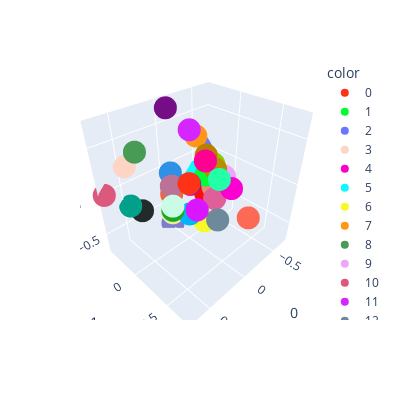

Write notebook code for a chart like this one.
### Markdown cell above
The simplex is a 4D structure, representing probability distributions over 5 hidden states, so we project down to 3D using PCA for visualization.

### Code cell
def run_visualization_pca(beliefs):
    pca = PCA(n_components=3)
    pca.fit(beliefs)

    return pca

def visualize_ground_truth_simplex_3d(beliefs, belief_labels, pca):

    beliefs_pca = pca.transform(beliefs)

    colors = px.colors.qualitative.Light24 + px.colors.qualitative.Dark24 + px.colors.qualitative.Plotly
    fig = px.scatter_3d(beliefs_pca, x=0, y=1, z=2,
                        color=[str(i) for i in belief_labels],
                        color_discrete_sequence=colors)
    fig.update_layout(width=400, height=400)
    fig.show()

vis_pca = run_visualization_pca(list(msp_belief_index.keys()))
index = list(msp_belief_index.values())
visualize_ground_truth_simplex_3d(list(msp_belief_index.keys()),
                                  list(msp_belief_index.values()),
                                  vis_pca)

### Figure 1 — Plotly figure (JSON) as saved in the notebook; plotly's stock layout.template omitted (floating-point values rounded to 4 significant figures)
{"data": [{"hovertemplate": "color=0<br>0=%{x}<br>1=%{y}<br>2=%{z}<extra></extra>", "legendgroup": "0", "marker": {"color": "#FD3216", "symbol": "circle"}, "mode": "markers", "name": "0", "scene": "scene", "showlegend": true, "type": "scatter3d", "x": [0.1768], "y": [0.2009], "z": [0.1768]}, {"hovertemplate": "color=1<br>0=%{x}<br>1=%{y}<br>2=%{z}<extra></extra>", "legendgroup": "1", "marker": {"color": "#00FE35", "symbol": "circle"}, "mode": "markers", "name": "1", "scene": "scene", "showlegend": true, "type": "scatter3d", "x": [-0.2357], "y": [0.01605], "z": [-7.871e-17]}, {"hovertemplate": "color=2<br>0=%{x}<br>1=%{y}<br>2=%{z}<extra></extra>", "legendgroup": "2", "marker": {"color": "#6A76FC", "symbol": "circle"}, "mode": "markers", "name": "2", "scene": "scene", "showlegend": true, "type": "scatter3d", "x": [-0.7071], "y": [-0.4166], "z": [-6.225e-16]}, {"hovertemplate": "color=3<br>0=%{x}<br>1=%{y}<br>2=%{z}<extra></extra>", "legendgroup": "3", "marker": {"color": "#FED4C4", "symbol": "circle"}, "mode": "markers", "name": "3", "scene": "scene", "showlegend": true, "type": "scatter3d", "x": [0.4714], "y": [-0.3746], "z": [0.2357]}, {"hovertemplate": "color=4<br>0=%{x}<br>1=%{y}<br>2=%{z}<extra></extra>", "legendgroup": "4", "marker": {"color": "#FE00CE", "symbol": "circle"}, "mode": "markers", "name": "4", "scene": "scene", "showlegend": true, "type": "scatter3d", "x": [-0.3536], "y": [-0.3537], "z": [-0.3536]}, {"hovertemplate": "color=5<br>0=%{x}<br>1=%{y}<br>2=%{z}<extra></extra>", "legendgroup": "5", "marker": {"color": "#0DF9FF", "symbol": "circle"}, "mode": "markers", "name": "5", "scene": "scene", "showlegend": true, "type": "scatter3d", "x": [-0.4714], "y": [-0.3746], "z": [-0.2357]}, {"hovertemplate": "color=6<br>0=%{x}<br>1=%{y}<br>2=%{z}<extra></extra>", "legendgroup": "6", "marker": {"color": "#F6F926", "symbol": "circle"}, "mode": "markers", "name": "6", "scene": "scene", "showlegend": true, "type": "scatter3d", "x": [-2.341e-16], "y": [0.2324], "z": [-0.3536]}, {"hovertemplate": "color=7<br>0=%{x}<br>1=%{y}<br>2=%{z}<extra></extra>", "legendgroup": "7", "marker": {"color": "#FF9616", "symbol": "circle"}, "mode": "markers", "name": "7", "scene": "scene", "showlegend": true, "type": "scatter3d", "x": [-0.4714], "y": [-0.3746], "z": [0.2357]}, {"hovertemplate": "color=8<br>0=%{x}<br>1=%{y}<br>2=%{z}<extra></extra>", "legendgroup": "8", "marker": {"color": "#479B55", "symbol": "circle"}, "mode": "markers", "name": "8", "scene": "scene", "showlegend": true, "type": "scatter3d", "x": [0.3536], "y": [-0.3537], "z": [0.3536]}, {"hovertemplate": "color=9<br>0=%{x}<br>1=%{y}<br>2=%{z}<extra></extra>", "legendgroup": "9", "marker": {"color": "#EEA6FB", "symbol": "circle"}, "mode": "markers", "name": "9", "scene": "scene", "showlegend": true, "type": "scatter3d", "x": [-0.3536], "y": [0.1694], "z": [-3.252e-16]}, {"hovertemplate": "color=10<br>0=%{x}<br>1=%{y}<br>2=%{z}<extra></extra>", "legendgroup": "10", "marker": {"color": "#DC587D", "symbol": "circle"}, "mode": "markers", "name": "10", "scene": "scene", "showlegend": true, "type": "scatter3d", "x": [0.7071], "y": [-0.4166], "z": [-2.776e-17]}, {"hovertemplate": "color=11<br>0=%{x}<br>1=%{y}<br>2=%{z}<extra></extra>", "legendgroup": "11", "marker": {"color": "#D626FF", "symbol": "circle"}, "mode": "markers", "name": "11", "scene": "scene", "showlegend": true, "type": "scatter3d", "x": [-0.3536], "y": [-0.3537], "z": [0.3536]}, {"hovertemplate": "color=12<br>0=%{x}<br>1=%{y}<br>2=%{z}<extra></extra>", "legendgroup": "12", "marker": {"color": "#6E899C", "symbol": "circle"}, "mode": "markers", "name": "12", "scene": "scene", "showlegend": true, "type": "scatter3d", "x": [-1.416e-16], "y": [0.4068], "z": [-0.2357]}, {"hovertemplate": "color=13<br>0=%{x}<br>1=%{y}<br>2=%{z}<extra></extra>", "legendgroup": "13", "marker": {"color": "#00B5F7", "symbol": "circle"}, "mode": "markers", "name": "13", "scene": "scene", "showlegend": true, "type": "scatter3d", "x": [0.1768], "y": [0.2009], "z": [-0.1768]}, {"hovertemplate": "color=14<br>0=%{x}<br>1=%{y}<br>2=%{z}<extra></extra>", "legendgroup": "14", "marker": {"color": "#B68E00", "symbol": "circle"}, "mode": "markers", "name": "14", "scene": "scene", "showlegend": true, "type": "scatter3d", "x": [-0.1768], "y": [0.2009], "z": [0.1768]}, {"hovertemplate": "color=15<br>0=%{x}<br>1=%{y}<br>2=%{z}<extra></extra>", "legendgroup": "15", "marker": {"color": "#C9FBE5", "symbol": "circle"}, "mode": "markers", "name": "15", "scene": "scene", "showlegend": true, "type": "scatter3d", "x": [0.3536], "y": [0.1694], "z": [-2.776e-17]}, {"hovertemplate": "color=16<br>0=%{x}<br>1=%{y}<br>2=%{z}<extra></extra>", "legendgroup": "16", "marker": {"color": "#FF0092", "symbol": "circle"}, "mode": "markers", "name": "16", "scene": "scene", "showlegend": true, "type": "scatter3d", "x": [-4.561e-16], "y": [0.2324], "z": [0.3536]}, {"hovertemplate": "color=17<br>0=%{x}<br>1=%{y}<br>2=%{z}<extra></extra>", "legendgroup": "17", "marker": {"color": "#22FFA7", "symbol": "circle"}, "mode": "markers", "name": "17", "scene": "scene", "showlegend": true, "type": "scatter3d", "x": [-2.896e-16], "y": [0.4068], "z": [0.2357]}, {"hovertemplate": "color=18<br>0=%{x}<br>1=%{y}<br>2=%{z}<extra></extra>", "legendgroup": "18", "marker": {"color": "#E3EE9E", "symbol": "circle"}, "mode": "markers", "name": "18", "scene": "scene", "showlegend": true, "type": "scatter3d", "x": [0.2357], "y": [0.01605], "z": [-0.2357]}, {"hovertemplate": "color=19<br>0=%{x}<br>1=%{y}<br>2=%{z}<extra></extra>", "legendgroup": "19", "marker": {"color": "#86CE00", "symbol": "circle"}, "mode": "markers", "name": "19", "scene": "scene", "showlegend": true, "type": "scatter3d", "x": [-0.2828], "y": [0.0774], "z": [0.1414]}, {"hovertemplate": "color=20<br>0=%{x}<br>1=%{y}<br>2=%{z}<extra></extra>", "legendgroup": "20", "marker": {"color": "#BC7196", "symbol": "circle"}, "mode": "markers", "name": "20", "scene": "scene", "showlegend": true, "type": "scatter3d", "x": [0.2828], "y": [0.0774], "z": [0.1414]}, {"hovertemplate": "color=21<br>0=%{x}<br>1=%{y}<br>2=%{z}<extra></extra>", "legendgroup": "21", "marker": {"color": "#7E7DCD", "symbol": "circle"}, "mode": "markers", "name": "21", "scene": "scene", "showlegend": true, "type": "scatter3d", "x": [-5.116e-16], "y": [-0.2907], "z": [-0.7071]}, {"hovertemplate": "color=22<br>0=%{x}<br>1=%{y}<br>2=%{z}<extra></extra>", "legendgroup": "22", "marker": {"color": "#FC6955", "symbol": "circle"}, "mode": "markers", "name": "22", "scene": "scene", "showlegend": true, "type": "scatter3d", "x": [4.348e-17], "y": [0.7555], "z": [-2.776e-17]}, {"hovertemplate": "color=23<br>0=%{x}<br>1=%{y}<br>2=%{z}<extra></extra>", "legendgroup": "23", "marker": {"color": "#E48F72", "symbol": "circle"}, "mode": "markers", "name": "23", "scene": "scene", "showlegend": true, "type": "scatter3d", "x": [-0.2828], "y": [0.0774], "z": [-0.1414]}, {"hovertemplate": "color=24<br>0=%{x}<br>1=%{y}<br>2=%{z}<extra></extra>", "legendgroup": "24", "marker": {"color": "#2E91E5", "symbol": "circle"}, "mode": "markers", "name": "24", "scene": "scene", "showlegend": true, "type": "scatter3d", "x": [0.2357], "y": [0.01605], "z": [0.2357]}, {"hovertemplate": "color=25<br>0=%{x}<br>1=%{y}<br>2=%{z}<extra></extra>", "legendgroup": "25", "marker": {"color": "#E15F99", "symbol": "circle"}, "mode": "markers", "name": "25", "scene": "scene", "showlegend": true, "type": "scatter3d", "x": [-0.1768], "y": [0.2009], "z": [-0.1768]}, {"hovertemplate": "color=26<br>0=%{x}<br>1=%{y}<br>2=%{z}<extra></extra>", "legendgroup": "26", "marker": {"color": "#1CA71C", "symbol": "circle"}, "mode": "markers", "name": "26", "scene": "scene", "showlegend": true, "type": "scatter3d", "x": [0.2828], "y": [0.0774], "z": [-0.1414]}, {"hovertemplate": "color=27<br>0=%{x}<br>1=%{y}<br>2=%{z}<extra></extra>", "legendgroup": "27", "marker": {"color": "#FB0D0D", "symbol": "circle"}, "mode": "markers", "name": "27", "scene": "scene", "showlegend": true, "type": "scatter3d", "x": [-0.2357], "y": [0.01605], "z": [-0.2357]}, {"hovertemplate": "color=28<br>0=%{x}<br>1=%{y}<br>2=%{z}<extra></extra>", "legendgroup": "28", "marker": {"color": "#DA16FF", "symbol": "circle"}, "mode": "markers", "name": "28", "scene": "scene", "showlegend": true, "type": "scatter3d", "x": [0.2357], "y": [0.3648], "z": [-2.776e-17]}, {"hovertemplate": "color=29<br>0=%{x}<br>1=%{y}<br>2=%{z}<extra></extra>", "legendgroup": "29", "marker": {"color": "#222A2A", "symbol": "circle"}, "mode": "markers", "name": "29", "scene": "scene", "showlegend": true, "type": "scatter3d", "x": [0.3536], "y": [-0.3537], "z": [-0.3536]}, {"hovertemplate": "color=30<br>0=%{x}<br>1=%{y}<br>2=%{z}<extra></extra>", "legendgroup": "30", "marker": {"color": "#B68100", "symbol": "circle"}, "mode": "markers", "name": "30", "scene": "scene", "showlegend": true, "type": "scatter3d", "x": [-0.2357], "y": [0.01605], "z": [0.2357]}, {"hovertemplate": "color=31<br>0=%{x}<br>1=%{y}<br>2=%{z}<extra></extra>", "legendgroup": "31", "marker": {"color": "#750D86", "symbol": "circle"}, "mode": "markers", "name": "31", "scene": "scene", "showlegend": true, "type": "scatter3d", "x": [-9.557e-16], "y": [-0.2907], "z": [0.7071]}, {"hovertemplate": "color=32<br>0=%{x}<br>1=%{y}<br>2=%{z}<extra></extra>", "legendgroup": "32", "marker": {"color": "#EB663B", "symbol": "circle"}, "mode": "markers", "name": "32", "scene": "scene", "showlegend": true, "type": "scatter3d", "x": [0.2357], "y": [0.01605], "z": [1.156e-16]}, {"hovertemplate": "color=33<br>0=%{x}<br>1=%{y}<br>2=%{z}<extra></extra>", "legendgroup": "33", "marker": {"color": "#511CFB", "symbol": "circle"}, "mode": "markers", "name": "33", "scene": "scene", "showlegend": true, "type": "scatter3d", "x": [-7.338e-18], "y": [0.01605], "z": [1.844e-17]}, {"hovertemplate": "color=34<br>0=%{x}<br>1=%{y}<br>2=%{z}<extra></extra>", "legendgroup": "34", "marker": {"color": "#00A08B", "symbol": "circle"}, "mode": "markers", "name": "34", "scene": "scene", "showlegend": true, "type": "scatter3d", "x": [0.4714], "y": [-0.3746], "z": [-0.2357]}, {"hovertemplate": "color=35<br>0=%{x}<br>1=%{y}<br>2=%{z}<extra></extra>", "legendgroup": "35", "marker": {"color": "#FB00D1", "symbol": "circle"}, "mode": "markers", "name": "35", "scene": "scene", "showlegend": true, "type": "scatter3d", "x": [-0.2357], "y": [0.3648], "z": [-2.26e-16]}], "layout": {"height": 400, "legend": {"title": {"text": "color"}, "tracegroupgap": 0}, "margin": {"t": 60}, "scene": {"domain": {"x": [0, 1], "y": [0, 1]}, "xaxis": {"title": {"text": "0"}}, "yaxis": {"title": {"text": "1"}}, "zaxis": {"title": {"text": "2"}}}, "width": 400}}
